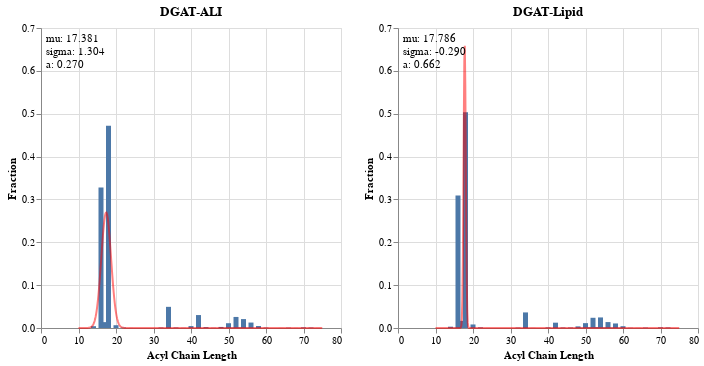

Source (notebook cell):
### Markdown cell above
#### Gaussian

### Code cell
chart_list = []
def gauss(x,mu,sigma,A):
    return A*np.exp(-(x-mu)**2/(2*sigma**2))

def bimodal(x,mu1,sigma1,A1,mu2,sigma2,A2):
    return gauss(x,mu1,sigma1,A1)+gauss(x,mu2,sigma2,A2)

for protein in ptnstd['Mutation'].unique():
    source = ptnstd[ptnstd['Mutation'] == protein]
    
    # create error bars
    err = alt.Chart(source).mark_errorbar(extent='stdev').encode(
        x='Acyl Chain Length:Q',
        y='Fraction:Q',
    )
    
    # create histogram
    bar = alt.Chart(source).mark_bar().encode(
        x='Acyl Chain Length:Q',
        y=alt.Y('mean(Fraction):Q').scale(domain=[0,0.7])
    ).properties(title={'text': protein})
    
    # create gaussian
    x = ptns['Acyl Chain Length']
    y = ptns[protein].loc[x.index]
    
    # expected vals
    n = sum(y)                         
    mean = sum(x*y)/n                  
    sigma = sum(y*(x-mean)**2)/n 
    
    expected = [0.45, mean, sigma]
    # print(protein, expected)
    
    popt,pcov = curve_fit(gauss,x,y,p0=expected)
    
    xx = np.linspace(10, 75, 500)
    
    s = pd.DataFrame({'Acyl Chain Length':xx, 'y':gauss(xx, *popt)})
    
    gaus = alt.Chart(s).mark_line(color='red', opacity=0.5).encode(
        x='Acyl Chain Length:Q',
        y=alt.Y('y:Q')
    )
    
    text1 = alt.Chart({'values':[{}]}).mark_text(
        align="left", baseline="top"
    ).encode(
        x=alt.value(5),  # pixels from left
        y=alt.value(5),  # pixels from top
        text=alt.value([f"mu: {popt[0]:.3f}", f"sigma: {popt[1]:.3f}", f"a: {popt[2]:.3f}"])
    )
    
    # append to chart list
    chart = bar + err + gaus + text1
    
    chart_list.append(chart)
    
ss_bimodal = alt.hconcat(*chart_list[:2]) & alt.hconcat(*chart_list[2:])
ss_bimodal.save('graphs/dgat_lipid_ali/chain_length/Histogram_SidebySide.png', ppi=300)
ss_bimodal

### Figure 1 — Vega-Lite specification as saved in the notebook (floating-point values rounded to 4 significant figures; data arrays with more than 128 entries replaced by an {"elided": "..."} marker saying what was removed)
{"config": {"view": {"continuousWidth": 300, "continuousHeight": 300}}, "vconcat": [{"hconcat": [{"layer": [{"mark": {"type": "bar"}, "encoding": {"x": {"field": "Acyl Chain Length", "type": "quantitative"}, "y": {"aggregate": "mean", "field": "Fraction", "scale": {"domain": [0, 0.7]}, "type": "quantitative"}}, "title": {"text": "DGAT-ALI"}}, {"mark": {"type": "errorbar", "extent": "stdev"}, "encoding": {"x": {"field": "Acyl Chain Length", "type": "quantitative"}, "y": {"field": "Fraction", "type": "quantitative"}}}, {"data": {"name": "data-5235768287de55b6a72beca9e52df21f"}, "mark": {"type": "line", "color": "red", "opacity": 0.5}, "encoding": {"x": {"field": "Acyl Chain Length", "type": "quantitative"}, "y": {"field": "y", "type": "quantitative"}}}, {"data": {"name": "empty"}, "mark": {"type": "text", "align": "left", "baseline": "top"}, "encoding": {"text": {"value": ["mu: 17.381", "sigma: 1.304", "a: 0.270"]}, "x": {"value": 5}, "y": {"value": 5}}}], "data": {"name": "data-02c94a1d98e98e033ef73ae8d6f35475"}}, {"layer": [{"mark": {"type": "bar"}, "encoding": {"x": {"field": "Acyl Chain Length", "type": "quantitative"}, "y": {"aggregate": "mean", "field": "Fraction", "scale": {"domain": [0, 0.7]}, "type": "quantitative"}}, "title": {"text": "DGAT-Lipid"}}, {"mark": {"type": "errorbar", "extent": "stdev"}, "encoding": {"x": {"field": "Acyl Chain Length", "type": "quantitative"}, "y": {"field": "Fraction", "type": "quantitative"}}}, {"data": {"name": "data-f9c55049ac6ebb3345c9a2ca2499ff71"}, "mark": {"type": "line", "color": "red", "opacity": 0.5}, "encoding": {"x": {"field": "Acyl Chain Length", "type": "quantitative"}, "y": {"field": "y", "type": "quantitative"}}}, {"data": {"name": "empty"}, "mark": {"type": "text", "align": "left", "baseline": "top"}, "encoding": {"text": {"value": ["mu: 17.786", "sigma: -0.290", "a: 0.662"]}, "x": {"value": 5}, "y": {"value": 5}}}], "data": {"name": "data-757360a4093509a2f328354c4c2ff0a2"}}]}, {"hconcat": []}], "$schema": "https://vega.github.io/schema/vega-lite/v5.17.0.json", "datasets": {"data-02c94a1d98e98e033ef73ae8d6f35475": [{"Mutation": "DGAT-ALI", "Acyl Chain Length": 12, "Fraction": 0.0}, {"Mutation": "DGAT-ALI", "Acyl Chain Length": 13, "Fraction": 0.0}, {"Mutation": "DGAT-ALI", "Acyl Chain Length": 14, "Fraction": 0.004174}, {"Mutation": "DGAT-ALI", "Acyl Chain Length": 15, "Fraction": 0.0}, {"Mutation": "DGAT-ALI", "Acyl Chain Length": 16, "Fraction": 0.3277}, {"Mutation": "DGAT-ALI", "Acyl Chain Length": 17, "Fraction": 0.0137}, {"Mutation": "DGAT-ALI", "Acyl Chain Length": 18, "Fraction": 0.472}, {"Mutation": "DGAT-ALI", "Acyl Chain Length": 19, "Fraction": 0.0}, {"Mutation": "DGAT-ALI", "Acyl Chain Length": 20, "Fraction": 0.006505}, {"Mutation": "DGAT-ALI", "Acyl Chain Length": 22, "Fraction": 0.001066}, {"Mutation": "DGAT-ALI", "Acyl Chain Length": 24, "Fraction": 0.0001274}, {"Mutation": "DGAT-ALI", "Acyl Chain Length": 32, "Fraction": 0.001086}, {"Mutation": "DGAT-ALI", "Acyl Chain Length": 34, "Fraction": 0.04937}, {"Mutation": "DGAT-ALI", "Acyl Chain Length": 36, "Fraction": 0.001176}, {"Mutation": "DGAT-ALI", "Acyl Chain Length": 38, "Fraction": 0.000296}, {"Mutation": "DGAT-ALI", "Acyl Chain Length": 40, "Fraction": 0.004442}, {"Mutation": "DGAT-ALI", "Acyl Chain Length": 42, "Fraction": 0.0302}, {"Mutation": "DGAT-ALI", "Acyl Chain Length": 44, "Fraction": 0.00201}, {"Mutation": "DGAT-ALI", "Acyl Chain Length": 45, "Fraction": 0.0}, {"Mutation": "DGAT-ALI", "Acyl Chain Length": 46, "Fraction": 0.0004068}, {"Mutation": "DGAT-ALI", "Acyl Chain Length": 47, "Fraction": 0.0}, {"Mutation": "DGAT-ALI", "Acyl Chain Length": 48, "Fraction": 0.002494}, {"Mutation": "DGAT-ALI", "Acyl Chain Length": 49, "Fraction": 0.0004346}, {"Mutation": "DGAT-ALI", "Acyl Chain Length": 50, "Fraction": 0.01114}, {"Mutation": "DGAT-ALI", "Acyl Chain Length": 51, "Fraction": 0.000923}, {"Mutation": "DGAT-ALI", "Acyl Chain Length": 52, "Fraction": 0.0258}, {"Mutation": "DGAT-ALI", "Acyl Chain Length": 53, "Fraction": 0.001439}, {"Mutation": "DGAT-ALI", "Acyl Chain Length": 54, "Fraction": 0.02078}, {"Mutation": "DGAT-ALI", "Acyl Chain Length": 55, "Fraction": 0.0007423}, {"Mutation": "DGAT-ALI", "Acyl Chain Length": 56, "Fraction": 0.01269}, {"Mutation": "DGAT-ALI", "Acyl Chain Length": 57, "Fraction": 0.0001232}, {"Mutation": "DGAT-ALI", "Acyl Chain Length": 58, "Fraction": 0.004587}, {"Mutation": "DGAT-ALI", "Acyl Chain Length": 59, "Fraction": 0.0}, {"Mutation": "DGAT-ALI", "Acyl Chain Length": 60, "Fraction": 0.0008984}, {"Mutation": "DGAT-ALI", "Acyl Chain Length": 62, "Fraction": 0.0}, {"Mutation": "DGAT-ALI", "Acyl Chain Length": 64, "Fraction": 0.0001595}, {"Mutation": "DGAT-ALI", "Acyl Chain Length": 66, "Fraction": 0.0007258}, {"Mutation": "DGAT-ALI", "Acyl Chain Length": 68, "Fraction": 0.0001369}, {"Mutation": "DGAT-ALI", "Acyl Chain Length": 70, "Fraction": 0.001453}, {"Mutation": "DGAT-ALI", "Acyl Chain Length": 72, "Fraction": 0.001071}, {"Mutation": "DGAT-ALI", "Acyl Chain Length": 74, "Fraction": 0.0001554}, {"Mutation": "DGAT-ALI", "Acyl Chain Length": 76, "Fraction": 0.0}], "data-5235768287de55b6a72beca9e52df21f": {"elided": "500 records"}, "empty": [{}], "data-757360a4093509a2f328354c4c2ff0a2": [{"Mutation": "DGAT-Lipid", "Acyl Chain Length": 12, "Fraction": 6.724e-05}, {"Mutation": "DGAT-Lipid", "Acyl Chain Length": 13, "Fraction": 0.0}, {"Mutation": "DGAT-Lipid", "Acyl Chain Length": 14, "Fraction": 0.003045}, {"Mutation": "DGAT-Lipid", "Acyl Chain Length": 15, "Fraction": 0.0004942}, {"Mutation": "DGAT-Lipid", "Acyl Chain Length": 16, "Fraction": 0.3092}, {"Mutation": "DGAT-Lipid", "Acyl Chain Length": 17, "Fraction": 0.01667}, {"Mutation": "DGAT-Lipid", "Acyl Chain Length": 18, "Fraction": 0.5037}, {"Mutation": "DGAT-Lipid", "Acyl Chain Length": 19, "Fraction": 0.0}, {"Mutation": "DGAT-Lipid", "Acyl Chain Length": 20, "Fraction": 0.00826}, {"Mutation": "DGAT-Lipid", "Acyl Chain Length": 22, "Fraction": 0.001403}, {"Mutation": "DGAT-Lipid", "Acyl Chain Length": 24, "Fraction": 9.058e-05}, {"Mutation": "DGAT-Lipid", "Acyl Chain Length": 32, "Fraction": 0.0008887}, {"Mutation": "DGAT-Lipid", "Acyl Chain Length": 34, "Fraction": 0.03634}, {"Mutation": "DGAT-Lipid", "Acyl Chain Length": 36, "Fraction": 0.0001866}, {"Mutation": "DGAT-Lipid", "Acyl Chain Length": 38, "Fraction": 0.0}, {"Mutation": "DGAT-Lipid", "Acyl Chain Length": 40, "Fraction": 0.001354}, {"Mutation": "DGAT-Lipid", "Acyl Chain Length": 42, "Fraction": 0.01242}, {"Mutation": "DGAT-Lipid", "Acyl Chain Length": 44, "Fraction": 0.001116}, {"Mutation": "DGAT-Lipid", "Acyl Chain Length": 45, "Fraction": 0.0}, {"Mutation": "DGAT-Lipid", "Acyl Chain Length": 46, "Fraction": 0.001049}, {"Mutation": "DGAT-Lipid", "Acyl Chain Length": 47, "Fraction": 8.705e-05}, {"Mutation": "DGAT-Lipid", "Acyl Chain Length": 48, "Fraction": 0.003793}, {"Mutation": "DGAT-Lipid", "Acyl Chain Length": 49, "Fraction": 0.0007101}, {"Mutation": "DGAT-Lipid", "Acyl Chain Length": 50, "Fraction": 0.01135}, {"Mutation": "DGAT-Lipid", "Acyl Chain Length": 51, "Fraction": 0.001613}, {"Mutation": "DGAT-Lipid", "Acyl Chain Length": 52, "Fraction": 0.02383}, {"Mutation": "DGAT-Lipid", "Acyl Chain Length": 53, "Fraction": 0.001956}, {"Mutation": "DGAT-Lipid", "Acyl Chain Length": 54, "Fraction": 0.02465}, {"Mutation": "DGAT-Lipid", "Acyl Chain Length": 55, "Fraction": 0.001227}, {"Mutation": "DGAT-Lipid", "Acyl Chain Length": 56, "Fraction": 0.01383}, {"Mutation": "DGAT-Lipid", "Acyl Chain Length": 57, "Fraction": 0.0009482}, {"Mutation": "DGAT-Lipid", "Acyl Chain Length": 58, "Fraction": 0.01059}, {"Mutation": "DGAT-Lipid", "Acyl Chain Length": 59, "Fraction": 0.0006309}, {"Mutation": "DGAT-Lipid", "Acyl Chain Length": 60, "Fraction": 0.00419}, {"Mutation": "DGAT-Lipid", "Acyl Chain Length": 62, "Fraction": 0.0004633}, {"Mutation": "DGAT-Lipid", "Acyl Chain Length": 64, "Fraction": 0.0002406}, {"Mutation": "DGAT-Lipid", "Acyl Chain Length": 66, "Fraction": 0.0009181}, {"Mutation": "DGAT-Lipid", "Acyl Chain Length": 68, "Fraction": 0.0}, {"Mutation": "DGAT-Lipid", "Acyl Chain Length": 70, "Fraction": 0.001495}, {"Mutation": "DGAT-Lipid", "Acyl Chain Length": 72, "Fraction": 0.001225}, {"Mutation": "DGAT-Lipid", "Acyl Chain Length": 74, "Fraction": 0.0}, {"Mutation": "DGAT-Lipid", "Acyl Chain Length": 76, "Fraction": 0.0}], "data-f9c55049ac6ebb3345c9a2ca2499ff71": {"elided": "500 records"}}}
